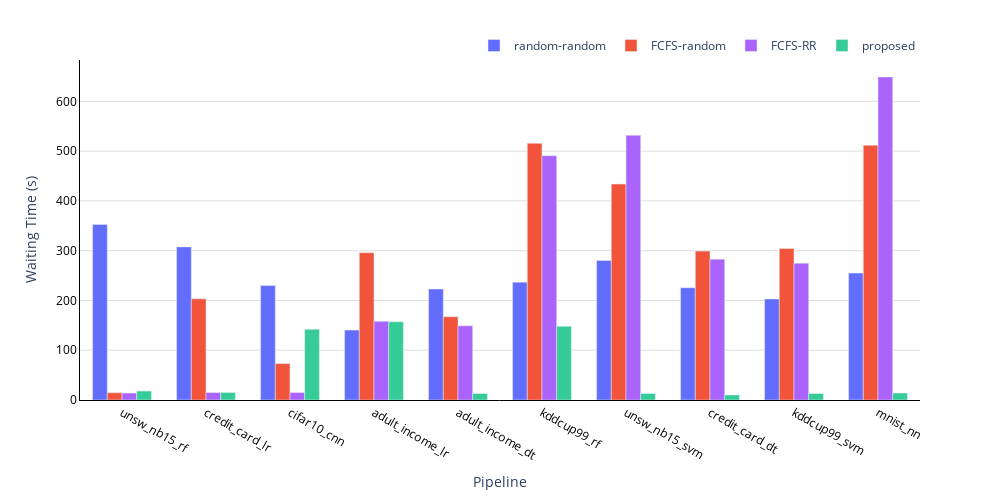

Source (notebook cell):
### Code cell
records = []
for strategy, pipelines in wait_times.items():
    for pipeline, value in pipelines.items():
        records.append({
            "strategy": strategy,
            "pipeline": pipeline,
            "waiting_time": value
        })

df = pd.DataFrame(records)

custom_colors = {
    "random-random": "#626efb",
    "FCFS-random": "#f1543b",
    "FCFS-RR": "#aa64fb",
    "kubernetes": "#fca05b",
    "proposed": "#36cc97"
}

# Grouped bar chart grouped by Strategy
fig = px.bar(
    df,
    x="pipeline",
    y="waiting_time",
    color="strategy",
    color_discrete_map=custom_colors,
    barmode="group",
    height=500,
    width=1000
)

fig.update_layout(
    # title="Waiting Time per Strategy for Each Pipeline",
    # title_x=0.5,
    xaxis_title="Pipeline",
    yaxis_title="Waiting Time (s)",
    bargap=0.3,
    legend=dict(
        title_text='',       # removes "strategy" from legend
        orientation="h",     # horizontal layout
        yanchor="bottom",    # anchor the legend box by its bottom
        y=1,                 # position above the plot area
        xanchor="right",     # anchor the box to the right
        x=1                  # align to far right
    ),
    plot_bgcolor='rgba(0,0,0,0)',
    paper_bgcolor='rgba(0,0,0,0)',
    xaxis=dict(
        showline=True,
        showgrid=False,
        linecolor='black',
        tickfont=dict(color='black')
    ),
    yaxis=dict(
        showline=True,
        showgrid=True,
        gridcolor='#dedede',
        linecolor='black',
        tickfont=dict(color='black')
    )
)

fig.show()
fig.write_image("plots/pipeline_wait_time.pdf", engine="kaleido")

### Figure 1 — Plotly figure (JSON) as saved in the notebook; plotly's stock layout.template omitted (floating-point values rounded to 4 significant figures)
{"data": [{"alignmentgroup": "True", "hovertemplate": "strategy=random-random<br>pipeline=%{x}<br>waiting_time=%{y}<extra></extra>", "legendgroup": "random-random", "marker": {"color": "#626efb", "pattern": {"shape": ""}}, "name": "random-random", "offsetgroup": "random-random", "orientation": "v", "showlegend": true, "textposition": "auto", "type": "bar", "x": ["unsw_nb15_rf", "credit_card_lr", "cifar10_cnn", "adult_income_lr", "adult_income_dt", "kddcup99_rf", "unsw_nb15_svm", "credit_card_dt", "kddcup99_svm", "mnist_nn"], "xaxis": "x", "y": [352.8, 307.6, 230.0, 140.4, 223.0, 236.8, 280.4, 225.6, 203.0, 255.0], "yaxis": "y"}, {"alignmentgroup": "True", "hovertemplate": "strategy=FCFS-random<br>pipeline=%{x}<br>waiting_time=%{y}<extra></extra>", "legendgroup": "FCFS-random", "marker": {"color": "#f1543b", "pattern": {"shape": ""}}, "name": "FCFS-random", "offsetgroup": "FCFS-random", "orientation": "v", "showlegend": true, "textposition": "auto", "type": "bar", "x": ["unsw_nb15_rf", "credit_card_lr", "cifar10_cnn", "adult_income_lr", "adult_income_dt", "kddcup99_rf", "unsw_nb15_svm", "credit_card_dt", "kddcup99_svm", "mnist_nn"], "xaxis": "x", "y": [14.6, 203.2, 73.2, 296.0, 167.2, 515.8, 433.8, 299.2, 304.4, 511.8], "yaxis": "y"}, {"alignmentgroup": "True", "hovertemplate": "strategy=FCFS-RR<br>pipeline=%{x}<br>waiting_time=%{y}<extra></extra>", "legendgroup": "FCFS-RR", "marker": {"color": "#aa64fb", "pattern": {"shape": ""}}, "name": "FCFS-RR", "offsetgroup": "FCFS-RR", "orientation": "v", "showlegend": true, "textposition": "auto", "type": "bar", "x": ["unsw_nb15_rf", "credit_card_lr", "cifar10_cnn", "adult_income_lr", "adult_income_dt", "kddcup99_rf", "unsw_nb15_svm", "credit_card_dt", "kddcup99_svm", "mnist_nn"], "xaxis": "x", "y": [14.0, 15.0, 15.0, 158.0, 149.0, 491.0, 532.0, 283.0, 275.0, 649.0], "yaxis": "y"}, {"alignmentgroup": "True", "hovertemplate": "strategy=proposed<br>pipeline=%{x}<br>waiting_time=%{y}<extra></extra>", "legendgroup": "proposed", "marker": {"color": "#36cc97", "pattern": {"shape": ""}}, "name": "proposed", "offsetgroup": "proposed", "orientation": "v", "showlegend": true, "textposition": "auto", "type": "bar", "x": ["unsw_nb15_rf", "credit_card_lr", "cifar10_cnn", "adult_income_lr", "adult_income_dt", "kddcup99_rf", "unsw_nb15_svm", "credit_card_dt", "kddcup99_svm", "mnist_nn"], "xaxis": "x", "y": [18.0, 15.0, 142.0, 157.0, 13.0, 148.0, 13.0, 10.0, 13.0, 14.0], "yaxis": "y"}], "layout": {"bargap": 0.3, "barmode": "group", "height": 500, "legend": {"orientation": "h", "title": {"text": ""}, "tracegroupgap": 0, "x": 1, "xanchor": "right", "y": 1, "yanchor": "bottom"}, "margin": {"t": 60}, "paper_bgcolor": "rgba(0,0,0,0)", "plot_bgcolor": "rgba(0,0,0,0)", "width": 1000, "xaxis": {"anchor": "y", "domain": [0, 1], "linecolor": "black", "showgrid": false, "showline": true, "tickfont": {"color": "black"}, "title": {"text": "Pipeline"}}, "yaxis": {"anchor": "x", "domain": [0, 1], "gridcolor": "#dedede", "linecolor": "black", "showgrid": true, "showline": true, "tickfont": {"color": "black"}, "title": {"text": "Waiting Time (s)"}}}}
